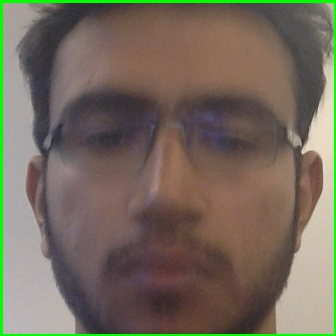
#> input picture Archive/Archive - Algorithm+Cloud/Training/att_faces/Harshil/Image_228.jpg, 336 x 336 px, found by its file name
$ python track.py
#> lines starting #> are read from the running program, lines starting #| are printed output that depends on the picture; after the words box and inside, x2 and y2 are one past the last pixel; in counts of white or black regions, pixels touching at a corner belong together
import cv2, sys, numpy, os
import time
import _thread
from cv2 import face

labl = []
size = 5
face_cascade = cv2.CascadeClassifier('haarcascade_frontalface_default.xml')
fn_dir = '/Users/harshilprajapati/Desktop/Boston University/Semester 1/Product Design in ECE/RobotFilmMaker/RobotFilmmaker/Training/att_faces'
flag =0

print('Training...')

(images, lables, names, id) = ([], [], {}, 0)
for (subdirs, dirs, files) in os.walk(fn_dir):
    for subdir in dirs:
        names[id] = subdir
        subjectpath = os.path.join(fn_dir, subdir)
        for filename in os.listdir(subjectpath):
            if filename.startswith('I'):
                path = subjectpath + '/' + filename
                #print(filename)
                lable = id
                ximg=cv2.imread(path, 0)
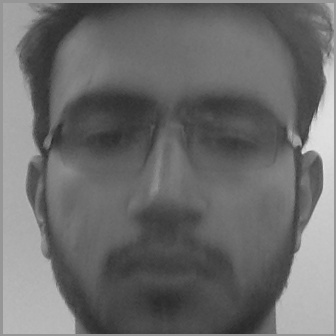
#> ximg: shape (336, 336); min 40, max 229, mean 107.7
                ximg=cv2.resize(ximg,(125,125))
#> ximg: shape (125, 125)
                otsu = cv2.adaptiveThreshold(ximg,255,cv2.ADAPTIVE_THRESH_MEAN_C,cv2.THRESH_BINARY,11,2)
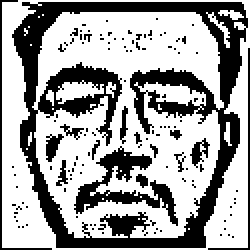
#> otsu: shape (125, 125) (shown 2 times larger); 63.8% white; 123 black regions (112 under 20 px), largest, box (x1, y1, x2, y2) and area: (6, 1, 124, 124) 4186, (37, 73, 89, 113) 631, (0, 0, 26, 125) 158
                images.append(otsu)
                lables.append(int(lable))
        id += 1
#> id = 1
(im_width, im_height) = (125, 125)
#print(lables)

(images, lables) = [numpy.array(lis) for lis in [images, lables]]

model = face.FisherFaceRecognizer_create()
fourcc = cv2.VideoWriter_fourcc(*'MP42')
out = cv2.VideoWriter('output.mp4',fourcc, 20.0, (1280 ,720))
#> (the run stopped early here; a loop or call above may not have finished)
